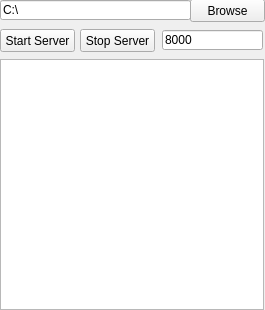
<?xml version="1.0" encoding="UTF-8"?>
<ui version="4.0">
 <class>MainWindow</class>
 <widget class="QMainWindow" name="MainWindow">
  <property name="geometry">
   <rect>
    <x>0</x>
    <y>0</y>
    <width>265</width>
    <height>310</height>
   </rect>
  </property>
  <property name="windowTitle">
   <string>MainWindow</string>
  </property>
  <widget class="QWidget" name="centralwidget">
   <widget class="QPlainTextEdit" name="tOutput">
    <property name="geometry">
     <rect>
      <x>0</x>
      <y>59</y>
      <width>264</width>
      <height>251</height>
     </rect>
    </property>
    <property name="readOnly">
     <bool>true</bool>
    </property>
   </widget>
   <widget class="QPushButton" name="bStart">
    <property name="geometry">
     <rect>
      <x>0</x>
      <y>29</y>
      <width>75</width>
      <height>23</height>
     </rect>
    </property>
    <property name="text">
     <string>Start Server</string>
    </property>
   </widget>
   <widget class="QPushButton" name="bStop">
    <property name="geometry">
     <rect>
      <x>80</x>
      <y>29</y>
      <width>75</width>
      <height>23</height>
     </rect>
    </property>
    <property name="text">
     <string>Stop Server</string>
    </property>
   </widget>
   <widget class="QLineEdit" name="tDirectory">
    <property name="geometry">
     <rect>
      <x>0</x>
      <y>0</y>
      <width>191</width>
      <height>20</height>
     </rect>
    </property>
    <property name="accessibleDescription">
     <string/>
    </property>
    <property name="text">
     <string>C:\</string>
    </property>
    <property name="placeholderText">
     <string>Directory</string>
    </property>
   </widget>
   <widget class="QPushButton" name="bBrowse">
    <property name="geometry">
     <rect>
      <x>190</x>
      <y>-1</y>
      <width>75</width>
      <height>23</height>
     </rect>
    </property>
    <property name="text">
     <string>Browse</string>
    </property>
   </widget>
   <widget class="QLineEdit" name="tPort">
    <property name="geometry">
     <rect>
      <x>162</x>
      <y>30</y>
      <width>101</width>
      <height>20</height>
     </rect>
    </property>
    <property name="text">
     <string>8000</string>
    </property>
    <property name="placeholderText">
     <string>Port</string>
    </property>
   </widget>
   <widget class="QTreeView" name="treeView">
    <property name="geometry">
     <rect>
      <x>270</x>
      <y>0</y>
      <width>301</width>
      <height>311</height>
     </rect>
    </property>
   </widget>
  </widget>
 </widget>
 <resources/>
 <connections/>
</ui>
